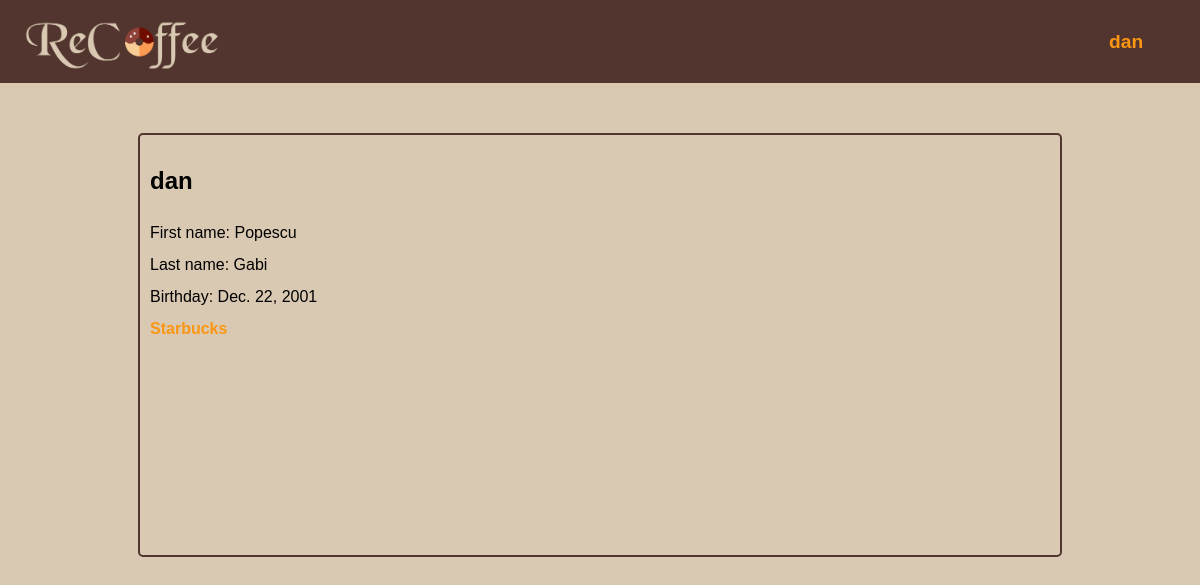
/user/6/ (signed in), run on the app's committed database.
### ReCoffee/models.py (models this page shows, shortened)
class UserProfile(models.Model):
    first_name = models.CharField(max_length=20)
    last_name = models.CharField(max_length=20)
    birthday = models.DateField(null=True)
    user = models.OneToOneField(
        User,
        primary_key=True,
        related_name='profile')
    class Meta:
        verbose_name_plural = 'User Profiles'

class Favorite(models.Model):
    user = models.ForeignKey(UserProfile, related_name='favorite')
    shop = models.ForeignKey(ShopProfile, related_name='favorite')
    class Meta:
        unique_together = ('user', 'shop')

class ShopProfile(models.Model):
    name = models.CharField(max_length=50)
    location = models.CharField(max_length=200)
    rating = models.DecimalField(
        default=0,
        max_digits=2,
        decimal_places=1)

### ReCoffee/views.py (the view)
# urls.py: url(r'^user/(?P<pk>\d+)/$', views.user_profile,
def user_profile(request, pk):
    user_profile = models.UserProfile.objects.get(pk=pk)
    fave_list = user_profile.favorite.all()
    context = {'user_profile': user_profile, 'fave_list': fave_list, }
    return render(request, 'ReCoffee/user_profile.html', context)

### ReCoffee/templates/ReCoffee/user_profile.html
{% extends 'ReCoffee/base.html' %}
{% block content %}
{% block head%}
<article class="profile">
	<img src="{{ user.profile.avatar.url }}" id="avatar">
	<h1> {{ user.username }} </h1>
	<span> First name: {{ user_profile.first_name }} </span>
	<br><span> Last name: {{ user_profile.last_name }} </span>
	<br><span> Birthday: {{ user_profile.birthday }} </span>
	{% for fave in fave_list %}
		<br>
		<a href="{% url 'shop_profile' fave.shop.pk %}"> {{ fave.shop.name }}</a>
	{% endfor %}
</article>
{% endblock %}
{% endblock %}

### ReCoffee/templates/ReCoffee/base.html (shortened to what this page needs)
<!DOCTYPE html>
<html land="en">
<head>
	{% load static %}
	<link rel="stylesheet" type="text/css" href="{% static 'css/main.css' %}">
</head>
<body>
<a href="{% url 'index' %}">
	<img src="{% static 'images/Recoffee-logo.png' %}" id="logo">
</a>
<nav>
	{% if user.username %}
	<div class="dropdown">
		<a href="#" class="dropbtn">{{ user.username }}</a>
	</div>
	{% else %}
	<a class= "link" onclick = "javascript:window.location.href='/register.html'">Register</a>
	<a class= "link" onclick = "javascript:window.location.href='/login.html' ">Login</a>
	{% endif %}
</nav>
{% block content %}
{% endblock %}
</body>
</html>

### ReCoffee/static/css/main.css (style rules this page uses)
nav { background-color: #52352E; font-size: 1.2em; font-weight: bold; margin: auto; padding: 0.6em; position: relative; text-align: right; }
nav a { display: inline-block; margin-left: 1.25em; padding: 1em; text-align: center; transition: background-color 0.5s; width: 4.5em; }
nav a:link, a:visited { background-color: #52352E; color: #FB9612; }
.dropbtn { cursor: pointer; display: inline-block; margin-left: 1.25em; padding: 1em; text-align: center; transition: background-color 0.2s; width: 4.5em; }
.dropdown { display: inline-block; position: relative; }
#logo { float: left; height: auto; position: absolute; width: 250px; z-index: 2; }
.profile { align-items: center; border: 2px solid #52352E; border-radius: 5px; justify-content: center; line-height: 200%; margin: auto; margin-top: 50px; max-width: 75%; min-height: 400px; padding: 10px; position: relative; }
#avatar { float: right; height: auto; max-width: 200px; max-height: 400px; padding: 10px; }
a { color: #FB9612; font-weight: bold; text-decoration: none; }
body { background-color: #D9C9B3; font-family: Helvetica; margin: 0; }

### data on the page
UserProfile: first_name "Popescu", last_name "Gabi", birthday "Dec. 22, 2001"
Favorite: shop.name "Starbucks"

### other printed values
{{ user.username }} "dan"
